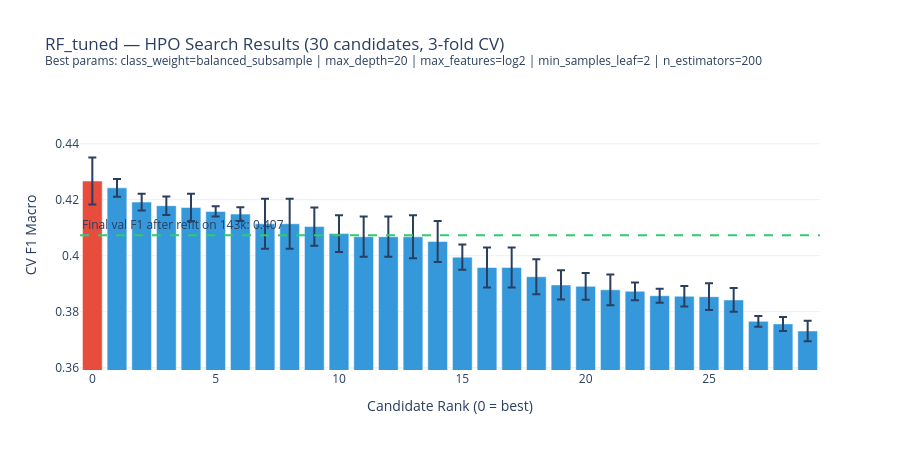
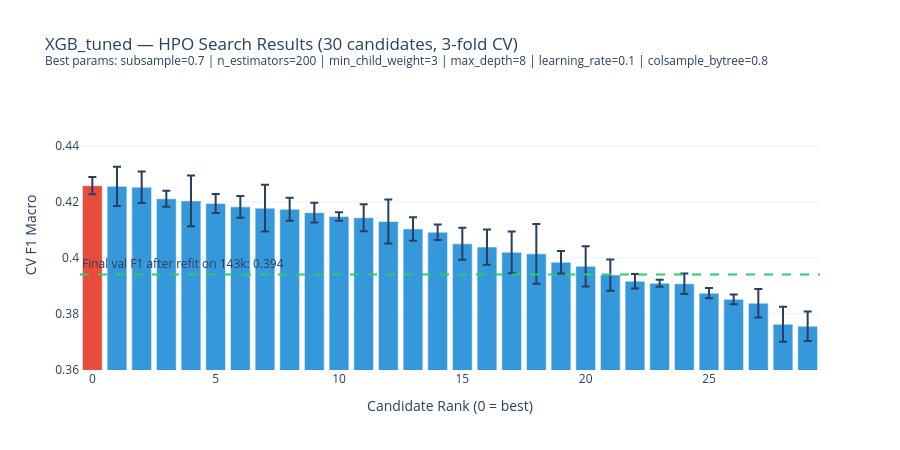
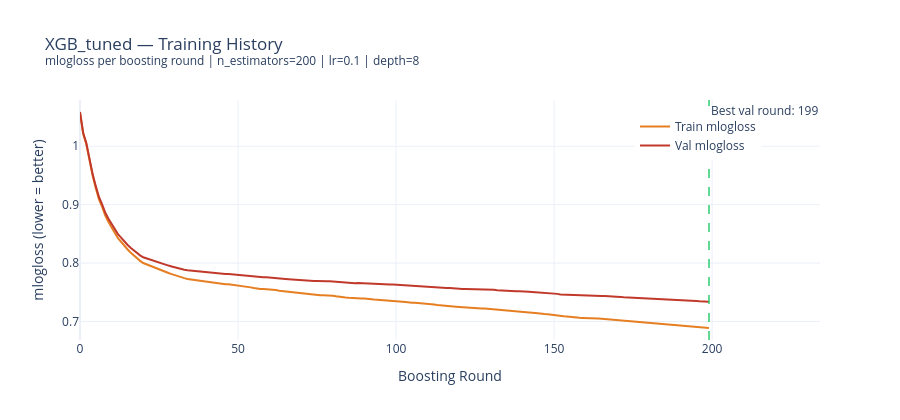

Notebook code for these charts, in order:
### Markdown cell above
# 3c. Plot tuned Training

### Code cell
# ── HPO Bar Charts ─────────────────────────────────────────────────────────────
def plot_hpo_results(search: RandomizedSearchCV, name: str, final_val_f1: float) -> go.Figure:
    """
    Bar chart of all 30 HPO candidate scores sorted by rank.
 
    How to read this:
    - X-axis: candidate rank (0 = best params found, 29 = worst)
    - Y-axis: mean CV F1 Macro on 20k subsample (3-fold)
    - Error bars: std across the 3 folds — measures CV stability
    - Green line: actual val F1 after refit on full 143k rows
    - Y-axis is zoomed to the actual score range (not starting at 0)
 
    What to look for:
    - Clear drop from rank 0 → rest means HPO found a genuinely better region
    - Tight error bars mean the CV is stable and trustworthy
    - Gap between green line and best bar = effect of more training data
    """
    df_cv = pd.DataFrame(search.cv_results_).sort_values('mean_test_score', ascending=False)
    df_cv['candidate'] = range(len(df_cv))
 
    y_min = df_cv['mean_test_score'].min() - df_cv['std_test_score'].max() - 0.005
    y_max = df_cv['mean_test_score'].max() + df_cv['std_test_score'].max() + 0.02
 
    best_params_str = " | ".join(
        f"{k.replace('clf__', '')}={v}" for k, v in search.best_params_.items()
    )
 
    fig = go.Figure()
    fig.add_trace(go.Bar(
        x=df_cv['candidate'],
        y=df_cv['mean_test_score'],
        error_y=dict(type='data', array=df_cv['std_test_score'].values, visible=True),
        marker_color=['#e74c3c' if i == 0 else '#3498db' for i in range(len(df_cv))],
        name='CV F1 Macro (3-fold, 20k rows)',
    ))
    fig.add_hline(
        y=final_val_f1,
        line_dash='dash', line_color='#2ecc71', line_width=2,
        annotation_text=f'Final val F1 after refit on 143k: {final_val_f1:.3f}',
        annotation_position='top left',
    )
    fig.update_layout(
        title=f'{name} — HPO Search Results (30 candidates, 3-fold CV)<br>'
              f'<sup>Best params: {best_params_str}</sup>',
        xaxis_title='Candidate Rank (0 = best)',
        yaxis_title='CV F1 Macro',
        yaxis=dict(range=[y_min, y_max]),
        template='plotly_white',
        height=450,
        showlegend=False,
    )
    return fig
 
 
fig_rf_hpo  = plot_hpo_results(rf_search,  "RF_tuned",  rf_tuned_result['f1_macro'])
fig_xgb_hpo = plot_hpo_results(xgb_search, "XGB_tuned", xgb_tuned_result['f1_macro'])
 
show_and_save(fig_rf_hpo,  "hpo_rf_search_results",  height=450)
show_and_save(fig_xgb_hpo, "hpo_xgb_search_results", height=450)
 
 
# ── XGBoost Training History (mlogloss per Boosting Round) ────────────────────
def plot_xgb_loss_curve(evals_result: dict, best_params: dict) -> go.Figure:
    """
    mlogloss per boosting round on train and val set.
    Standard diagnostic for XGBoost — shows whether the model converges
    and whether early stopping would have helped.
    """
    train_loss = evals_result['validation_0']['mlogloss']
    val_loss   = evals_result['validation_1']['mlogloss']
    rounds     = list(range(len(train_loss)))
    best_round = int(np.argmin(val_loss))
    n_estimators = best_params.get('clf__n_estimators', len(rounds))
 
    fig = go.Figure()
    fig.add_trace(go.Scatter(
        x=rounds, y=train_loss, mode='lines',
        name='Train mlogloss',
        line=dict(color='#e67e22', width=2),
    ))
    fig.add_trace(go.Scatter(
        x=rounds, y=val_loss, mode='lines',
        name='Val mlogloss',
        line=dict(color='#c0392b', width=2),
    ))
    fig.add_vline(
        x=best_round,
        line_dash='dash', line_color='#2ecc71', line_width=1.5,
        annotation_text=f'Best val round: {best_round}',
        annotation_position='top right',
    )
    fig.update_layout(
        title=f'XGB_tuned — Training History<br>'
              f'<sup>mlogloss per boosting round | n_estimators={n_estimators} | '
              f'lr={best_params.get("clf__learning_rate")} | depth={best_params.get("clf__max_depth")}</sup>',
        xaxis_title='Boosting Round',
        yaxis_title='mlogloss (lower = better)',
        template='plotly_white',
        height=420,
        legend=dict(x=0.75, y=0.95),
    )
    return fig
 
 
fig_xgb_loss = plot_xgb_loss_curve(xgb_evals, xgb_search.best_params_)
show_and_save(fig_xgb_loss, "xgb_loss_curve", height=420)
 
log.info("✅ Training diagnostics done.")

### Figure 1 — Plotly figure (JSON) as saved in the notebook; plotly's stock layout.template omitted (floating-point values rounded to 4 significant figures)
{"data": [{"error_y": {"array": [0.008426, 0.003139, 0.002989, 0.003296, 0.004921, 0.001837, 0.002421, 0.008951, 0.008951, 0.00683, 0.006547, 0.007186, 0.007186, 0.007674, 0.007346, 0.004493, 0.007147, 0.007147, 0.006257, 0.005227, 0.004803, 0.005503, 0.003167, 0.002501, 0.003661, 0.004774, 0.004228, 0.00196, 0.002515, 0.003652], "type": "data", "visible": true}, "marker": {"color": ["#e74c3c", "#3498db", "#3498db", "#3498db", "#3498db", "#3498db", "#3498db", "#3498db", "#3498db", "#3498db", "#3498db", "#3498db", "#3498db", "#3498db", "#3498db", "#3498db", "#3498db", "#3498db", "#3498db", "#3498db", "#3498db", "#3498db", "#3498db", "#3498db", "#3498db", "#3498db", "#3498db", "#3498db", "#3498db", "#3498db"]}, "name": "CV F1 Macro (3-fold, 20k rows)", "type": "bar", "x": [0, 1, 2, 3, 4, 5, 6, 7, 8, 9, 10, 11, 12, 13, 14, 15, 16, 17, 18, 19, 20, 21, 22, 23, 24, 25, 26, 27, 28, 29], "y": [0.4267, 0.4242, 0.4192, 0.4179, 0.4172, 0.4158, 0.4149, 0.4114, 0.4114, 0.4104, 0.4079, 0.4068, 0.4068, 0.4067, 0.4051, 0.3995, 0.3958, 0.3958, 0.3925, 0.3896, 0.389, 0.3878, 0.3873, 0.3857, 0.3855, 0.3854, 0.3842, 0.3765, 0.3756, 0.3731]}], "layout": {"annotations": [{"showarrow": false, "text": "Final val F1 after refit on 143k: 0.407", "x": 0, "xanchor": "left", "xref": "x domain", "y": 0.4073, "yanchor": "bottom", "yref": "y"}], "height": 450, "shapes": [{"line": {"color": "#2ecc71", "dash": "dash", "width": 2}, "type": "line", "x0": 0, "x1": 1, "xref": "x domain", "y0": 0.4073, "y1": 0.4073, "yref": "y"}], "showlegend": false, "title": {"text": "RF_tuned — HPO Search Results (30 candidates, 3-fold CV)<br><sup>Best params: class_weight=balanced_subsample | max_depth=20 | max_features=log2 | min_samples_leaf=2 | n_estimators=200</sup>"}, "xaxis": {"title": {"text": "Candidate Rank (0 = best)"}}, "yaxis": {"range": [0.3592, 0.4556], "title": {"text": "CV F1 Macro"}}}}

### Figure 2 — Plotly figure (JSON) as saved in the notebook; plotly's stock layout.template omitted (floating-point values rounded to 4 significant figures)
{"data": [{"error_y": {"array": [0.003098, 0.007008, 0.00564, 0.002859, 0.009109, 0.003395, 0.003879, 0.008368, 0.004113, 0.003527, 0.001508, 0.004869, 0.007896, 0.004219, 0.002762, 0.005733, 0.006305, 0.007492, 0.01068, 0.004006, 0.007237, 0.005597, 0.002617, 0.001242, 0.003693, 0.001871, 0.001714, 0.005114, 0.006258, 0.005274], "type": "data", "visible": true}, "marker": {"color": ["#e74c3c", "#3498db", "#3498db", "#3498db", "#3498db", "#3498db", "#3498db", "#3498db", "#3498db", "#3498db", "#3498db", "#3498db", "#3498db", "#3498db", "#3498db", "#3498db", "#3498db", "#3498db", "#3498db", "#3498db", "#3498db", "#3498db", "#3498db", "#3498db", "#3498db", "#3498db", "#3498db", "#3498db", "#3498db", "#3498db"]}, "name": "CV F1 Macro (3-fold, 20k rows)", "type": "bar", "x": [0, 1, 2, 3, 4, 5, 6, 7, 8, 9, 10, 11, 12, 13, 14, 15, 16, 17, 18, 19, 20, 21, 22, 23, 24, 25, 26, 27, 28, 29], "y": [0.4258, 0.4256, 0.4253, 0.4211, 0.4204, 0.4195, 0.4182, 0.4178, 0.4174, 0.4162, 0.4148, 0.4144, 0.413, 0.4103, 0.4092, 0.405, 0.4039, 0.402, 0.4014, 0.3984, 0.3969, 0.3938, 0.3916, 0.3909, 0.3907, 0.3874, 0.3851, 0.3838, 0.3762, 0.3755]}], "layout": {"annotations": [{"showarrow": false, "text": "Final val F1 after refit on 143k: 0.394", "x": 0, "xanchor": "left", "xref": "x domain", "y": 0.394, "yanchor": "bottom", "yref": "y"}], "height": 450, "shapes": [{"line": {"color": "#2ecc71", "dash": "dash", "width": 2}, "type": "line", "x0": 0, "x1": 1, "xref": "x domain", "y0": 0.394, "y1": 0.394, "yref": "y"}], "showlegend": false, "title": {"text": "XGB_tuned — HPO Search Results (30 candidates, 3-fold CV)<br><sup>Best params: subsample=0.7 | n_estimators=200 | min_child_weight=3 | max_depth=8 | learning_rate=0.1 | colsample_bytree=0.8</sup>"}, "xaxis": {"title": {"text": "Candidate Rank (0 = best)"}}, "yaxis": {"range": [0.3598, 0.4565], "title": {"text": "CV F1 Macro"}}}}

### Figure 3 — Plotly figure (JSON) as saved in the notebook; plotly's stock layout.template omitted (floating-point values rounded to 4 significant figures; data arrays with more than 128 entries replaced by an {"elided": "..."} marker saying what was removed)
{"data": [{"line": {"color": "#e67e22", "width": 2}, "mode": "lines", "name": "Train mlogloss", "type": "scatter", "x": {"elided": "200 int values"}, "y": {"elided": "200 float values"}}, {"line": {"color": "#c0392b", "width": 2}, "mode": "lines", "name": "Val mlogloss", "type": "scatter", "x": {"elided": "200 int values"}, "y": {"elided": "200 float values"}}], "layout": {"annotations": [{"showarrow": false, "text": "Best val round: 199", "x": 199, "xanchor": "left", "xref": "x", "y": 1, "yanchor": "top", "yref": "y domain"}], "height": 420, "legend": {"x": 0.75, "y": 0.95}, "shapes": [{"line": {"color": "#2ecc71", "dash": "dash", "width": 1.5}, "type": "line", "x0": 199, "x1": 199, "xref": "x", "y0": 0, "y1": 1, "yref": "y domain"}], "title": {"text": "XGB_tuned — Training History<br><sup>mlogloss per boosting round | n_estimators=200 | lr=0.1 | depth=8</sup>"}, "xaxis": {"title": {"text": "Boosting Round"}}, "yaxis": {"title": {"text": "mlogloss (lower = better)"}}}}
